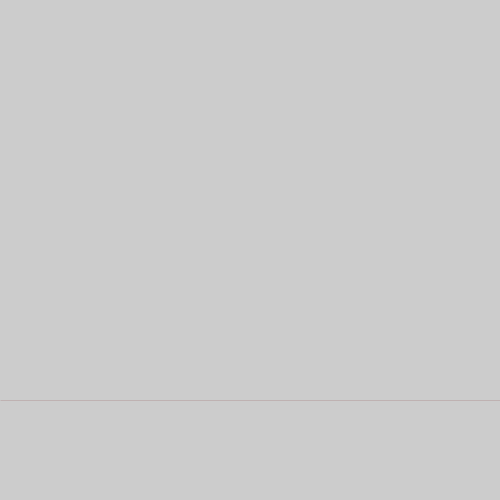
Frame 1 (no input)
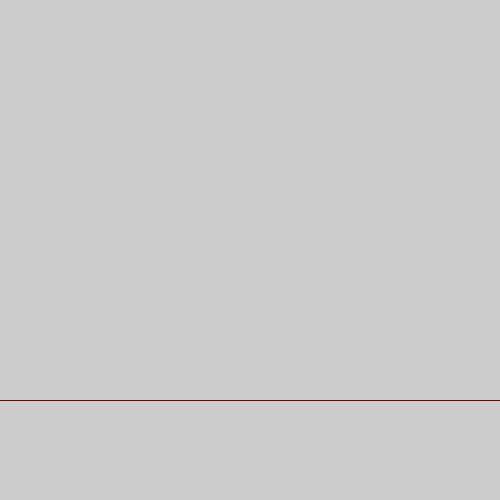
Frame 60 (the mouse pressed at the canvas centre just before this capture)
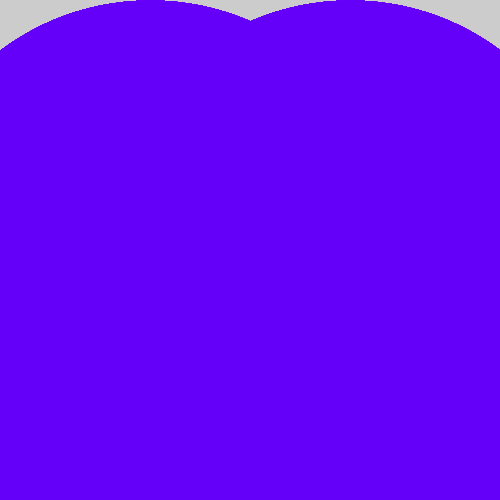
Frame 120 (the mouse held since frame 60 and released just before this capture)

The Processing sketch that drew these frames (run headless with seeded random() and noise(); from frame 60 on, the mouse is pressed at the canvas centre):

// Processing sketch: Fadding_Face
// ── Fadding_Face.pde
void setup(){
  size(500,500);
}

void draw(){
 // background(250,90,255);// was causing it not to have the fadding affect
  stroke(100,0,mouseX);
  strokeWeight(mouseX);
  fill(mouseY,150,mouseX);
  ellipse(150,250,mouseX,mouseY);
  ellipse(350,250,mouseX,mouseY);
  line(0,400,500,400);
}
